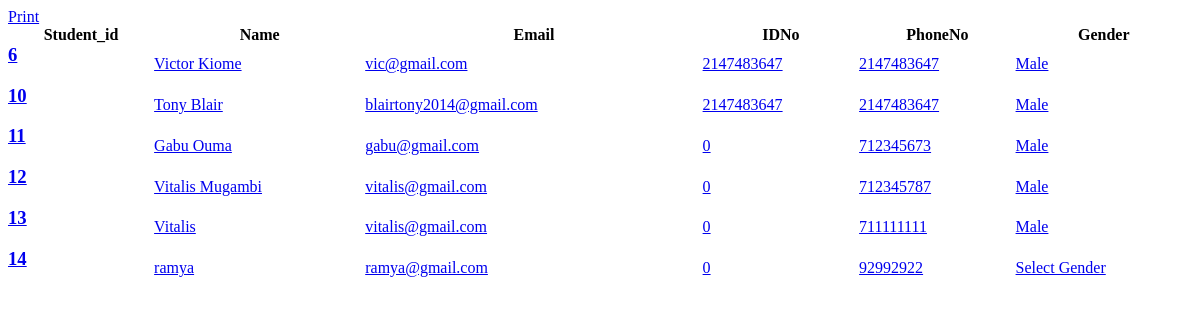
/admin/report.php, run on an earlier commit of the app's database.
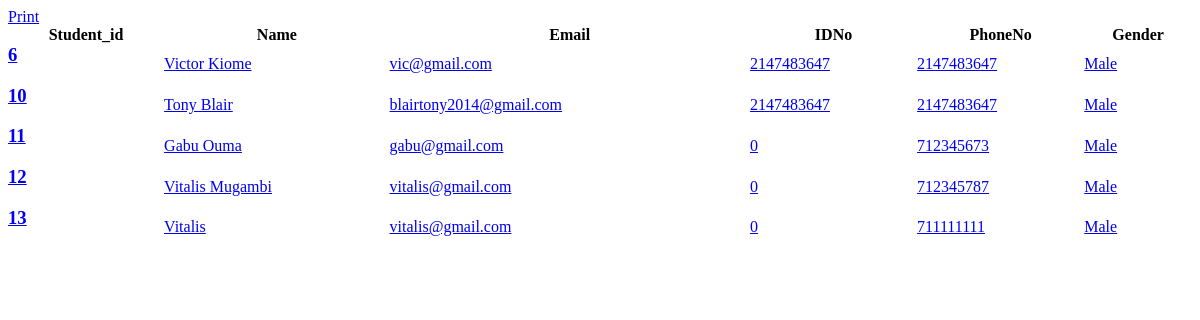
And on a later commit of the database.
### tables this page shows
CREATE TABLE `user` (
  `user_id` int(11) NOT NULL,
  `fname` varchar(255) NOT NULL,
  `email` varchar(255) NOT NULL,
  `id_no` int(11) NOT NULL,
  `phone` int(15) NOT NULL,
  `username` varchar(100) NOT NULL,
  `password` varchar(32) NOT NULL,
  `location` varchar(255) NOT NULL,
  `gender` varchar(255) NOT NULL
);

### admin/report.php (the view, shortened to what this page needs)
<a href="javascript:Clickheretoprint()">Print</a>
<div id="print_content">
<table width="100%" border="0" cellspacing="0" cellpadding="0">
							<tr>
								<th>Student_id</th>
								<th>Name</th>
								<th>Email</th>
								<th>IDNo</th>
								<th>PhoneNo</th>
								<th>Gender</th>
							</tr>
							<?php
								include '../includes/config.php';
								$select = "SELECT user_id,fname,email,id_no,phone,gender
										FROM user";
								$result = mysqli_query($conn,$select) or die(mysqli_error($conn));
								while($row = $result->fetch_assoc()){
							?>
							<tr>
								<td><h3><a href="#"><?php echo $row['user_id'] ?></a></h3></td>
								<td><a href="#"><?php echo $row['fname'] ?></a></td>
								<td><a href="#"><?php echo $row['email'] ?></a></td>
								<td><a href="#"><?php echo $row['id_no'] ?></a></td>
								<td><a href="#"><?php echo $row['phone'] ?></a></td>
								<td><a href="#"><?php echo $row['gender'] ?></a></td>
								</tr>
							<?php
								}
							?>
						</table>
</div>

What changed in the data, as far as the page shows it:
removed user: user_id "14", fname "ramya", email "ramya@gmail.com", id_no "0", phone "92992922", gender "Select Gender"
